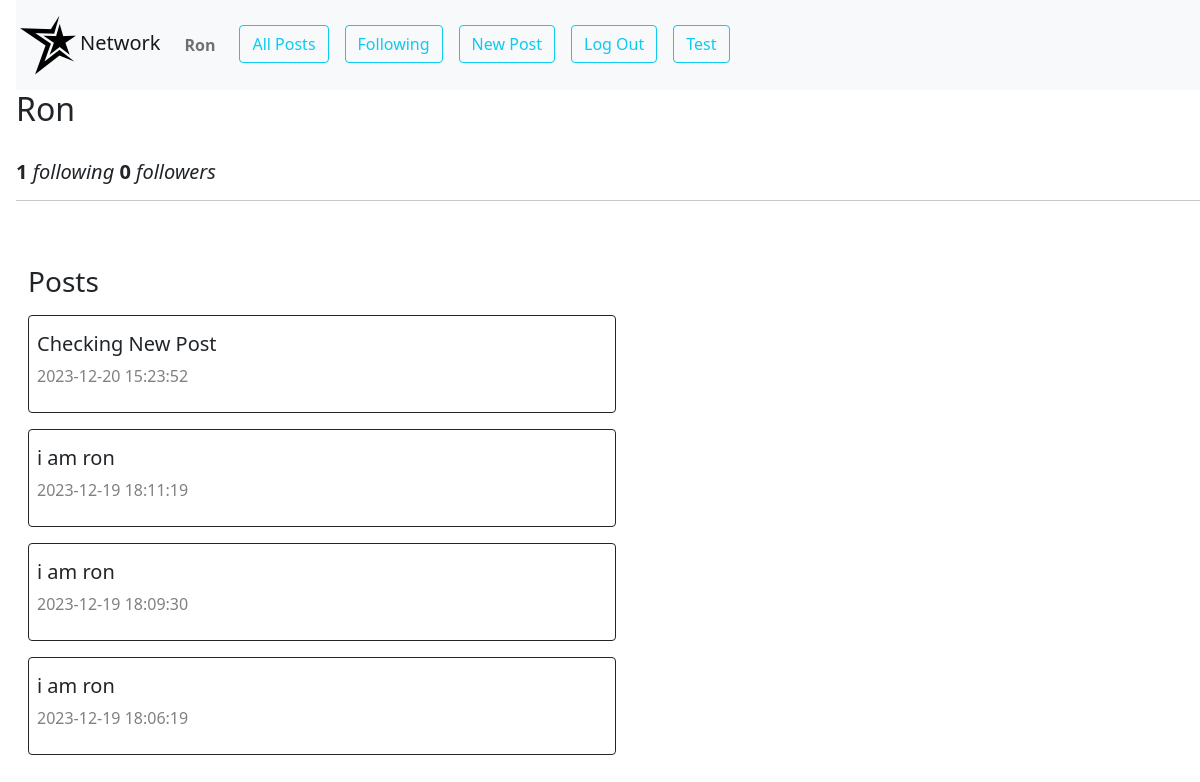
Page /profile/2 (signed in) on the committed database.
### app.py (models this page shows, shortened)
class Users(db.Model):
    __tablename__ = "users"
    id = db.Column(db.Integer, primary_key=True)
    username = db.Column(db.String(80), unique=True, nullable=False)
    hash = db.Column(db.String(200),nullable=False)
    email = db.Column(db.String(120), unique=True, nullable=False)
    first_name=db.Column(db.String(80), nullable=True)
    last_name=db.Column(db.String(80), nullable=True)
    profile_pic_addr=db.Column(db.String(200), nullable=True)
    user_posts=db.relationship('Posts',backref='owner',lazy='dynamic')
    followers = db.relationship('Users',
                                secondary = follow,
                                primaryjoin = (follow.c.following_id == id),
                                secondaryjoin = (follow.c.follower_id == id),
                                backref = 'following'
                                )

class Posts(db.Model):
    __tablename__ = "posts"
    id = db.Column(db.Integer, primary_key=True)
    content = db.Column(db.String(150), nullable=False)
    likes = db.Column(db.Integer, default=0)
    created_at = db.Column(db.DateTime(timezone=True), server_default=db.func.current_timestamp())
    person_id = db.Column(db.Integer, db.ForeignKey('users.id'),nullable=False)

### app.py (the view)
@app.route("/profile/<int:id>", methods=["GET", "POST"])
def profile(id):
    current_user_id=session.get("user_id")
    if current_user_id==id:
        current_user=Users.query.filter_by(id=id).first()
        profile=current_user
    elif current_user_id ==None:
        profile=Users.query.filter_by(id=id).first()
        current_user=None
    else:
        profile=Users.query.filter_by(id=id).first()
        current_user=Users.query.filter_by(id=current_user_id).first()
    posts=Posts.query.filter_by(person_id=profile.id).order_by(Posts.created_at.desc()).all()
    is_user=current_user_id==profile.id
    is_following=False
    if not is_user and not current_user_id==None:
        is_following=profile in current_user.following
    user_id=session.get("user_id")
    if user_id:
        current_user=Users.query.filter_by(id=user_id).first()
    else:
        current_user=None
    return render_template("profile.html",profile=profile,posts=posts,is_user=is_user,
                           is_following=is_following,current_user=current_user)

### app.py (called while the page is built)
@app.after_request
def after_request(response):
    response.headers["Cache-Control"] = "no-cache, no-store, must-revalidate"
    response.headers["Expires"] = 0
    response.headers["Pragma"] = "no-cache"
    return response

### templates/profile.html (shortened to what this page needs)
{% extends "layout.html" %}
{% block body %}
<div id="profile_div">
    <div>
        <h2 class="ms-3">{{profile.username}}</h2>
        <h5 class="ms-3"></br><strong>{{profile.following|count}}</strong> <i>following </i>         <strong>{{profile.followers|count}}</strong> <i>followers</i><hr></h5>
    </div >
    <div class="container-fluid py-5 ">
        <h3 class="ms-3">Posts</h3>
        {% for item in posts%}
        <div class="border border-dark m-3 p-2 rounded w-50">
           <h5 class="mt-2">{{item.content}}</h5>
           <p><span style='color:grey;'>{{item.created_at}}</span></p>
        </div>
        {%endfor%}
    </div>
</div>
{% endblock %}

### templates/layout.html (shortened to what this page needs)
<!DOCTYPE html>
<html lang="en">
	<head>
		<link href="/static/styles.css" rel="stylesheet" />
		<link
			href="https://cdn.jsdelivr.net/npm/bootstrap@5.0.2/dist/css/bootstrap.min.css"
			rel="stylesheet"
 />
		<link
			rel="stylesheet"
			href="https://cdnjs.cloudflare.com/ajax/libs/font-awesome/4.7.0/css/font-awesome.min.css" />
	</head>
	<body>
		<nav class="navbar navbar-expand-lg navbar-light bg-light ms-3">
			<a class="navbar-brand" id="network" href="/"
				><img src="/static/favicon.ico" alt="" />Network</a
			>
			<div>
				<ul class="navbar-nav mr-auto">
					<li class="nav-item">
						{% if current_user %}
						<a class="nav-link me-3" id="username"
							><strong>{{current_user.username}}</strong></a
						>
						{%else%}
						<a class="nav-link me-3" id="username"><strong>Guest</strong></a>
						{%endif%}
					</li>
					<li class="nav-item">
						<a class="btn btn-outline-info me-3" href="/" id="allpost"
							>All Posts</a
						>
					</li>
					{% if current_user %}
					<li class="nav-item">
						<a class="btn btn-outline-info me-3" href="/following" id="follow"
							>Following</a
						>
					</li>
					<li class="nav-item" id="newpost">
						<a class="btn btn-outline-info me-3" href="/newpost" id="newpost"
							>New Post</a
						>
					</li>
					<li class="nav-item">
						<a class="btn btn-outline-info me-3" href="/logout">Log Out</a>
					</li>
					{%endif%}
					<li class="nav-item">
						<a class="btn btn-outline-info me-3" href="/test">Test</a>
					</li>
				</ul>
			</div>
		</nav>
		<div class="body">
			 {% block body %} {% endblock %}
		</div>
	</body>
</html>

### rows in the picture
Users: username "Ron"
Posts: content "Checking New Post", created_at "2023-12-20 15:23:52"
Posts: content "i am ron", created_at "2023-12-19 18:11:19"
Posts: content "i am ron", created_at "2023-12-19 18:09:30"
Posts: content "i am ron", created_at "2023-12-19 18:06:19"

### other values in the picture
{{ profile.following|count }} "1"
{{ profile.followers|count }} "0"
